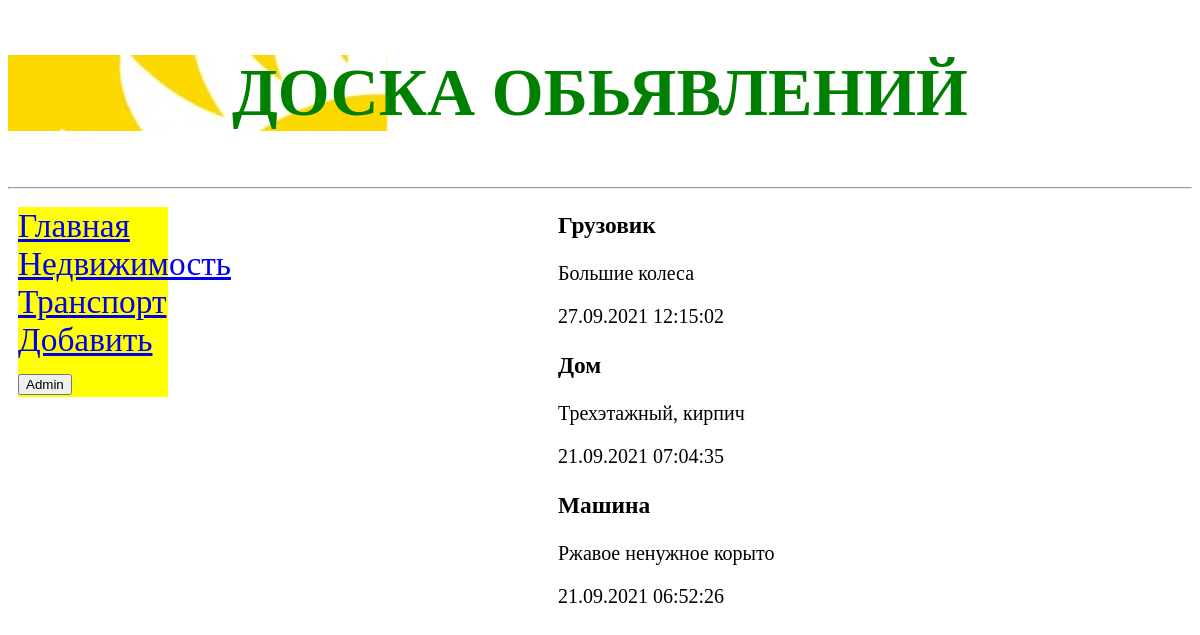
/bboard/, run on the app's committed database.
### bboard/models.py (models this page shows, shortened)
class Rubrik(models.Model):
	name = models.CharField(max_length=20, db_index=True, verbose_name="Название")
	class Meta:
		verbose_name_plural = "рубрики"
		verbose_name = "рубрика"
		ordering = ["name"]

class Bb(models.Model):
	title = models.CharField( max_length=50, verbose_name="Товар", help_text="поле заголовка", default="Типо заголовок",)
	content = models.TextField(null = True, blank=True, verbose_name="Описание", help_text="основное поле", default="Типо текс")
	price = models.FloatField(null=True, blank=True, verbose_name="Цена", help_text="поле цены",)
	published = models.DateTimeField(auto_now_add=True, db_index=True, verbose_name="Опубликованно", help_text="поле даты",)
	rubrik = models.ForeignKey("Rubrik", null=True, on_delete=models.PROTECT, verbose_name="Рубрика", help_text="поле рубрики",)
	class Meta:
		verbose_name_plural = "обьявления"
		verbose_name = "обьявление"
		ordering = ["-published"]

### bboard/views.py (the view)
# urls.py: path('', index, name='index'),
def index(request) :
	bbs = Bb.objects.all()
	rubriks = Rubrik.objects.all()
	context = {'bbs': bbs, "rubriks":rubriks}
	return render(request, 'bboard/index.html', context)

### bboard/templates/bboard/index.html
{% extends "layout/basic.html" %}
{% block content %}
<div>
	{% for i in bbs %}
	<h3>{{ i.title }}</h3>
	<p> {{ i.content }} </p>
	<p> {{ i.published|date:"d.m.Y H:i:s" }} </p>
	{% endfor %}
</div>
{% endblock %}

### bboard/templates/layout/basic.html (shortened to what this page needs)
{% load static %}
<!DOCTYPE html>
<html>
	<head>
	</head>
	<header>
		<h2> Доска обьявлений </h2>
	</header>
	<hr>
	<body>
		<nav>
			<a href="{% url 'index' %}">Главная</a>
			{% for rubrik in rubriks %}
			<a href="{% url 'by_rubrik' rubrik.pk %}">{{ rubrik.name }}</a>
			{% endfor %}
			<a href="{% url 'add' %}">Добавить </a>
			<form action="/admin/" >
				<input type="submit" value="Admin">
			</form>
		</nav>
		<link rel="stylesheet" type="text/css" href="{% static 'bboard/style.css' %}">
		<section>
		{% block content %}
		{% endblock %}
		</section>
	</body>
</html>

### bboard/static/bboard/style.css (style rules this page uses)
header h2 { font-size: 50pt; text-transform: uppercase; text-align: center; color: green; background: url("cover.jpg") left / auto 500% no-repeat; }
nav { font-size: 25pt; width: 150px; float: left; }
nav { display: block; margin: 10px 10px; background: yellow; }
section { margin-left: 550px; font-size: 20px; padding: ; }

### data on the page
Rubrik: name "Недвижимость"
Rubrik: name "Транспорт"
Bb: title "Грузовик", content "Большие колеса", published "27.09.2021 12:15:02"
Bb: title "Дом", content "Трехэтажный, кирпич", published "21.09.2021 07:04:35"
Bb: title "Машина", content "Ржавое ненужное корыто", published "21.09.2021 06:52:26"
